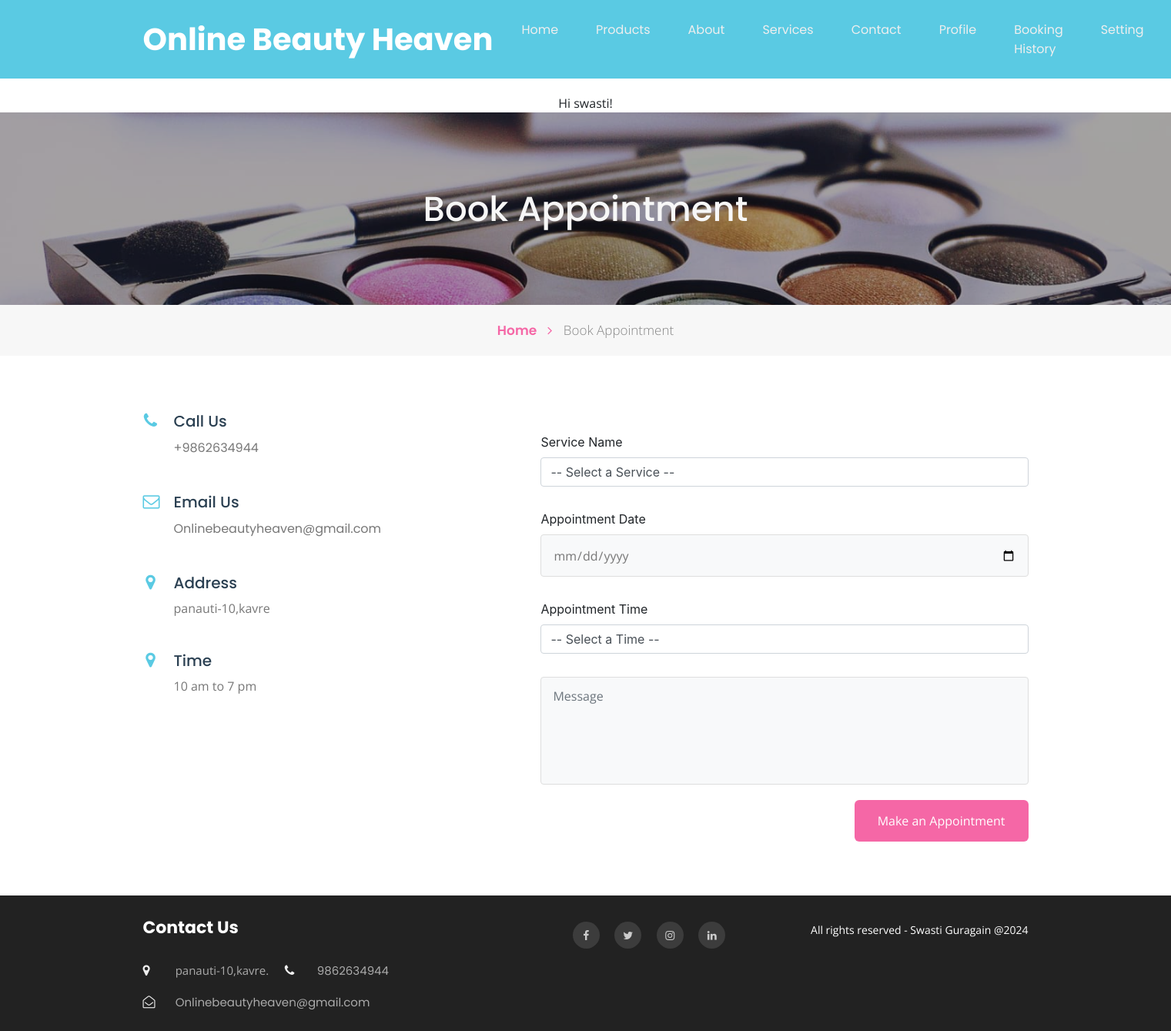
Page /book-appointment.php (signed in) on the committed database.
### tables this page shows
CREATE TABLE `tblpage` (
  `ID` int(10) NOT NULL,
  `PageType` varchar(200) DEFAULT NULL,
  `PageTitle` mediumtext DEFAULT NULL,
  `PageDescription` mediumtext DEFAULT NULL,
  `Email` varchar(200) DEFAULT NULL,
  `MobileNumber` bigint(10) DEFAULT NULL,
  `UpdationDate` date DEFAULT NULL,
  `Timing` varchar(200) NOT NULL
);

### book-appointment.php (the view, shortened to what this page needs)
<?php
if (strlen($_SESSION['bpmsuid']==0)) {
  header('location:logout.php');
  } else{
?>
<!doctype html>
<html lang="en">
<head>
    <link rel="stylesheet" href="assets/css/style-starter.css">
</head>
<body id="home">
<?php include_once('includes/header.php'); ?>
<section class="w3l-inner-banner-main">
    <div class="about-inner contact ">
        <div class="container">
            <div class="main-titles-head text-center">
                <h3 class="header-name">Book Appointment</h3>
            </div>
        </div>
    </div>
    <div class="breadcrumbs-sub">
        <div class="container">
            <ul class="breadcrumbs-custom-path">
                <li class="right-side propClone"><a href="index.php" class="">Home <span class="fa fa-angle-right" aria-hidden="true"></span></a></li>
                <li class="active">Book Appointment</li>
            </ul>
        </div>
    </div>
</section>
<section class="w3l-contact-info-main" id="contact">
    <div class="contact-sec">
        <div class="container">
            <div class="d-grid contact-view">
                <div class="cont-details">
                    <?php
                    $ret = mysqli_query($con, "SELECT * FROM tblpage WHERE PageType='contactus'");
                    while ($row = mysqli_fetch_array($ret)) {
                    ?>
                    <div class="cont-top">
                        <div class="cont-left text-center">
                            <span class="fa fa-phone text-primary"></span>
                        </div>
                        <div class="cont-right">
                            <h6>Call Us</h6>
                            <p class="para"><a href="tel:+44 99 555 42">+<?php echo $row['MobileNumber']; ?></a></p>
                        </div>
                    </div>
                    <div class="cont-top margin-up">
                        <div class="cont-left text-center">
                            <span class="fa fa-envelope-o text-primary"></span>
                        </div>
                        <div class="cont-right">
                            <h6>Email Us</h6>
                            <p class="para"><a href="mailto:example@mail.com" class="mail"><?php echo $row['Email']; ?></a></p>
                        </div>
                    </div>
                    <div class="cont-top margin-up">
                        <div class="cont-left text-center">
                            <span class="fa fa-map-marker text-primary"></span>
                        </div>
                        <div class="cont-right">
                            <h6>Address</h6>
                            <p class="para"><?php echo $row['PageDescription']; ?></p>
                        </div>
                    </div>
                    <div class="cont-top margin-up">
                        <div class="cont-left text-center">
                            <span class="fa fa-map-marker text-primary"></span>
                        </div>
                        <div class="cont-right">
                            <h6>Time</h6>
                            <p class="para"><?php echo $row['Timing']; ?></p>
                        </div>
                    </div>
                    <?php } ?>
                </div>
                <div class="map-content-9 mt-lg-0 mt-4">
                    <form method="post">
                        <div style="padding-top: 30px;">
                            <label>Service Name</label>
                            <select class="form-control" name="service" required>
                                <option value="">-- Select a Service --</option>
                            </select>
                        </div>
                        <div style="padding-top: 30px;">
                            <label>Appointment Date</label>
                            <input type="date" class="form-control appointment_date" placeholder="Date" name="adate" id='adate' required="true">
                        </div>
                        <div style="padding-top: 30px;">
                            <label>Appointment Time</label>
                            <select class="form-control" name="atime" id="atime" required>
                                <option value="">-- Select a Time --</option>
                            </select>
                        </div>
                        <div style="padding-top: 30px;">
                            <textarea class="form-control" id="message" name="message" placeholder="Message" required=""></textarea>
                        </div>
                        <button type="submit" class="btn btn-contact" name="submit">Make an Appointment</button>
                    </form>
                </div>
            </div>
        </div>
    </div>
</section>
<?php include_once('includes/footer.php'); ?>
</body>
</html>
<?php } ?>

### includes/footer.php (shortened to what this page needs)
<!DOCTYPE html>
<html lang="en">
<head>
    <link rel="stylesheet" href="https://cdnjs.cloudflare.com/ajax/libs/font-awesome/4.7.0/css/font-awesome.min.css">
</head>
<body>
<section class="w3l-footer-29-main">
    <div class="footer-29 py-3">
        <div class="container py-lg-2">
            <div class="row footer-top-29">
                <div class="col-lg-4 col-md-6 col-sm-8 footer-list-29 footer-1">
                    <h6 class="footer-title-29">Contact Us</h6>
                    <ul class="list-unstyled">
                        <?php
                        $ret = mysqli_query($con, "select * from tblpage where PageType='contactus' ");
                        while ($row = mysqli_fetch_array($ret)) {
                        ?>
                            <li class="d-inline-block mr-3">
                                <span class="fa fa-map-marker"></span>
                                <p class="d-inline-block ml-2 mb-0"><?php echo $row['PageDescription']; ?>.</p>
                            </li>
                            <li class="d-inline-block mr-3">
                                <span class="fa fa-phone"></span>
                                <a href="tel:<?php echo $row['MobileNumber']; ?>" class="d-inline-block ml-2"><?php echo $row['MobileNumber']; ?></a>
                            </li>
                            <li class="d-inline-block">
                                <span class="fa fa-envelope-open-o"></span>
                                <a href="mailto:<?php echo $row['Email']; ?>" class="d-inline-block ml-2 mail"><?php echo $row['Email']; ?></a>
                            </li>
                        <?php } ?>
                    </ul>
                </div>
                <div class="col-lg-4 main-social-footer-29">
                    <a href="#facebook" class="facebook"><span class="fa fa-facebook"></span></a>
                    <a href="#twitter" class="twitter"><span class="fa fa-twitter"></span></a>
                    <a href="#instagram" class="instagram"><span class="fa fa-instagram"></span></a>
                    <a href="#linkedin" class="linkedin"><span class="fa fa-linkedin"></span></a>
                </div>
                <div class="col-lg-4 copy-footer-29">
                    <p>All rights reserved - Swasti Guragain @2024</p>
                </div>
            </div>
        </div>
    </div>
</section>
</body>
</html>

### includes/footer.php (style rules this page uses)
.footer-29 { background-color: #000000; color: #ffffff; }
.footer-title-29 { font-size: 18px; font-weight: bold; margin-bottom: 10px; }
.footer-29 p { font-size: 14px; margin-bottom: 0; }
.footer-29 ul { padding-left: 0; list-style: none; margin-bottom: 0; }
.footer-29 ul li { margin-bottom: 5px; }
.footer-29 ul li span { margin-right: 10px; }
.main-social-footer-29 { text-align: center; margin-top: 10px; }
.main-social-footer-29 a { font-size: 20px; margin: 0 5px; color: #ffffff; display: inline-block; text-align: center; }
.copy-footer-29 { text-align: right; margin-top: 10px; }
.footer-29.py-3 { padding-top: 10px; padding-bottom: 10px; }
.container.py-lg-2 { padding-top: 20px; padding-bottom: 20px; }

### rows in the picture
tblpage: MobileNumber "9862634944", Email "Onlinebeautyheaven@gmail.com", PageDescription "panauti-10,kavre", Timing "10 am to 7 pm"

### other values in the picture
$_SESSION['bpmsname'] "swasti"
